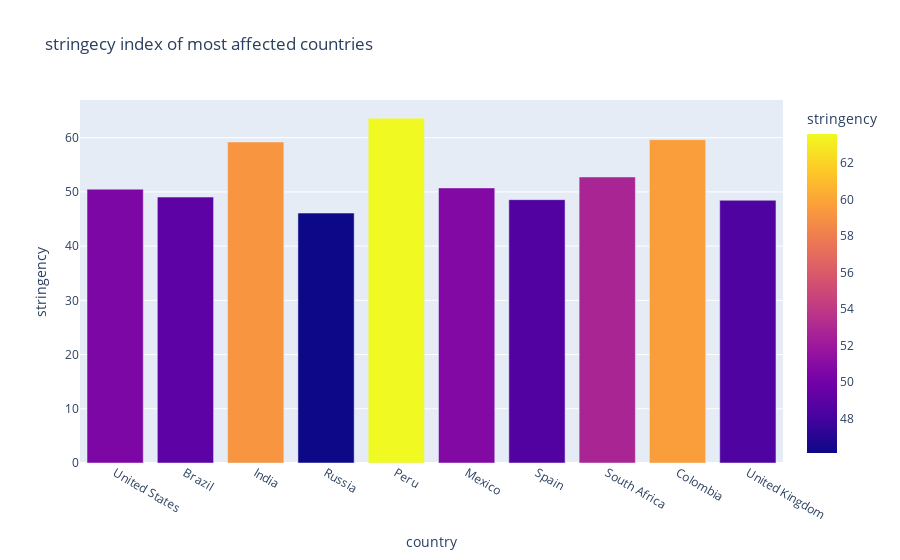

Here is the notebook cell this chart was saved with:
### Code cell
# stringency index of country with highest covid-19 cases
fig=px.bar(data.head(10),x='country',y='stringency',
           hover_data=['Total_deaths','Total_cases'],
           color='stringency',
           title="stringecy index of most affected countries")
fig.show()

### Figure 1 — Plotly figure (JSON) as saved in the notebook; plotly's stock layout.template omitted (floating-point values rounded to 4 significant figures)
{"data": [{"alignmentgroup": "True", "customdata": [[26477574, 746014098], [14340567, 425704517], [7247327, 407771615], [2131571, 132888951], [3020038, 74882695], [7295850, 74347548], [5510624, 73717676], [1357682, 63027659], [1936134, 60543682], [7249573, 59475032]], "hovertemplate": "country=%{x}<br>stringency=%{marker.color}<br>Total_deaths=%{customdata[0]}<br>Total_cases=%{customdata[1]}<extra></extra>", "legendgroup": "", "marker": {"color": [50.5, 49.05, 59.21, 46.1, 63.61, 50.74, 48.57, 52.76, 59.63, 48.46], "coloraxis": "coloraxis", "pattern": {"shape": ""}}, "name": "", "offsetgroup": "", "orientation": "v", "showlegend": false, "textposition": "auto", "type": "bar", "x": ["United States", "Brazil", "India", "Russia", "Peru", "Mexico", "Spain", "South Africa", "Colombia", "United Kingdom"], "xaxis": "x", "y": [50.5, 49.05, 59.21, 46.1, 63.61, 50.74, 48.57, 52.76, 59.63, 48.46], "yaxis": "y"}], "layout": {"autosize": true, "barmode": "relative", "coloraxis": {"colorbar": {"title": {"text": "stringency"}}, "colorscale": [[0, "#0d0887"], [0.1111, "#46039f"], [0.2222, "#7201a8"], [0.3333, "#9c179e"], [0.4444, "#bd3786"], [0.5556, "#d8576b"], [0.6667, "#ed7953"], [0.7778, "#fb9f3a"], [0.8889, "#fdca26"], [1, "#f0f921"]]}, "legend": {"tracegroupgap": 0}, "title": {"text": "stringecy index of most affected countries"}, "xaxis": {"anchor": "y", "autorange": true, "domain": [0, 1], "range": [-0.5, 9.5], "title": {"text": "country"}, "type": "category"}, "yaxis": {"anchor": "x", "autorange": true, "domain": [0, 1], "range": [0, 66.95], "title": {"text": "stringency"}, "type": "linear"}}}
